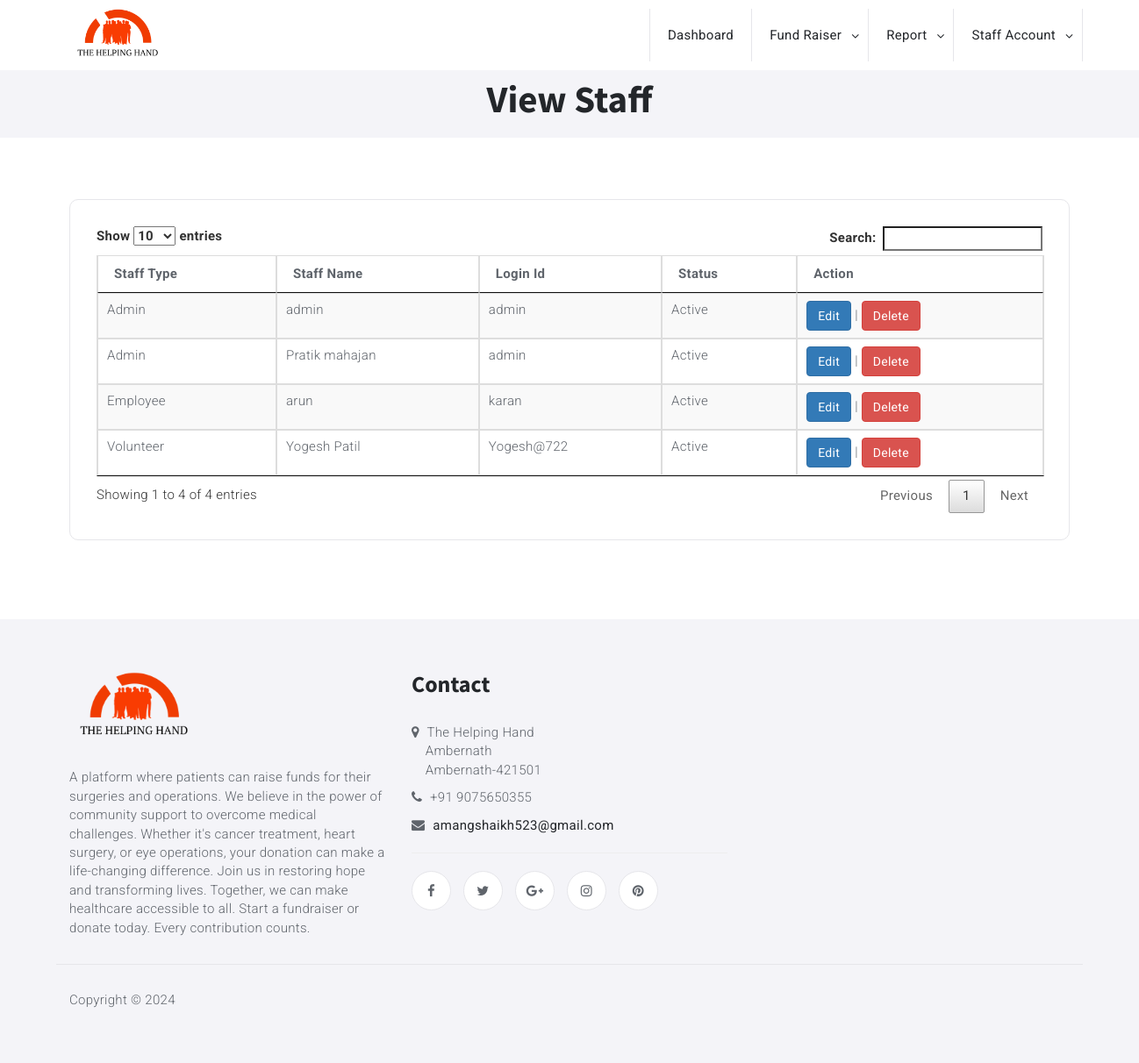
The app's page /viewstaff.php (signed in) with its own data.
### tables this page shows
CREATE TABLE `staff` (
  `staff_id` int(10) NOT NULL,
  `staff_type` varchar(20) NOT NULL,
  `staff_name` varchar(56) NOT NULL,
  `login_id` varchar(50) NOT NULL,
  `password` varchar(100) NOT NULL,
  `status` varchar(10) NOT NULL
);

### viewstaff.php (the view, shortened to what this page needs)
<?php
include("header.php");
?>
</header>
<div id="about" class="section">
	<div class="container">
		<div class="row">
			<div class="col-md-12">
			<div class="section-title">
			<center><h2 class="title">View Staff</h2></center>
			</div>
			</div>
		</div>
	</div>
</div>
<div id="numbers" class="section">
<div class="container">
<div class="row">
<div class="col-md-12 col-sm-12">
	<div class="number">
<table id="datatable"  class="table table-striped table-bordered">
	<thead>
		<tr>
			<th>Staff Type </th>
			<th>Staff Name</th>
			<th>Login Id</th>
			<th>Status</th>
			<th>Action</th>
		</tr>
	</thead>
	<tbody>
<?php
	$sql = "SELECT * FROM staff";
	$qsql = mysqli_query($con,$sql);
	while($rs = mysqli_fetch_array($qsql))
	{
		echo "<tr>
			<td style='text-align: left;'>$rs[staff_type]</td>
			<td style='text-align: left;'>$rs[staff_name]</td>
			<td style='text-align: left;'>$rs[login_id]</td>
			<td style='text-align: left;'>$rs[status]</td>
			<td style='text-align: left;'>
			<a href='staff.php?editid=$rs[0]'  class='btn btn-primary' >Edit</a>
			| <a href='viewstaff.php?delid=$rs[0]' class='btn btn-danger' onclick='return confirmdel()' >Delete</a></td>
			</tr>";
	}
?>
	</tbody>
</table>
	</div>
</div>
</div>
</div>
</div>
<?php
include("footer.php");
?>

### css/style.css (style rules this page uses)
body { font-family:roboto,sans-serif;font-size:15px;font-weight:300;letter-spacing:.3px;color:#5f646b }
h1,h2,h3,h4,h5,h6 { font-family:source sans pro,sans-serif;margin-top:0;color:#23262a;font-weight:700;letter-spacing:0 }
h2 { font-size:33px }
a { color:#23262a;font-weight:400;-webkit-transition:.3s color;transition:.3s color }
.section { position:relative;padding:60px 0 }
.section-title { margin-bottom:60px }
.section-title .title { font-size:43px;text-transform:capitalize;margin-bottom:30px }
#about.section { padding-bottom:0 }
#about:after { content:"";position:absolute;left:0;right:0;top:0;bottom:10px;background-color:#f4f4f8;z-index:-1 }
#about .section-title { margin-bottom:30px;margin-top:30px }
.number { text-align:center;padding:30px;margin-bottom:30px;border-radius:10px;border:1px solid #e6e6ea;-webkit-transition:.3s border-color;transition:.3s border-color }

### records on screen
staff: staff_type "Admin", staff_name "admin", login "admin", status "Active"
staff: staff_type "Admin", staff_name "Pratik mahajan", login "admin", status "Active"
staff: staff_type "Employee", staff_name "arun", login "karan", status "Active"
staff: staff_type "Volunteer", staff_name "Yogesh Patil", login "Yogesh@722", status "Active"
